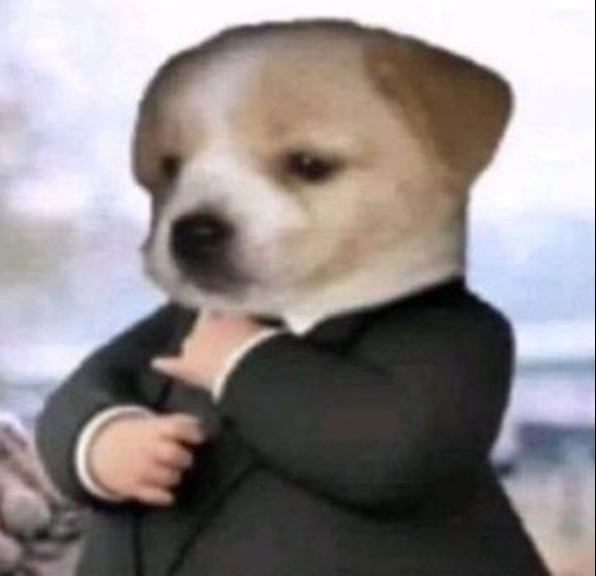
#> input picture data/dog.png, 596 x 576 px, given in place of the camera
$ python FFT.py
#> lines starting #> are read from the running program, lines starting #| are printed output that depends on the picture; after the words box and inside, x2 and y2 are one past the last pixel; in counts of white or black regions, pixels touching at a corner belong together
# extract raw image to frequency chart
import cv2
import numpy as np

cap = cv2.VideoCapture(0)

while True:
    ret, frame = cap.read()
#> frame is the input picture: shape (576, 596, 3); mean B, G, R 135.6, 135.6, 142.6
    if not ret:
        break

    # 1. grayscale
    gray = cv2.cvtColor(frame, cv2.COLOR_BGR2GRAY)
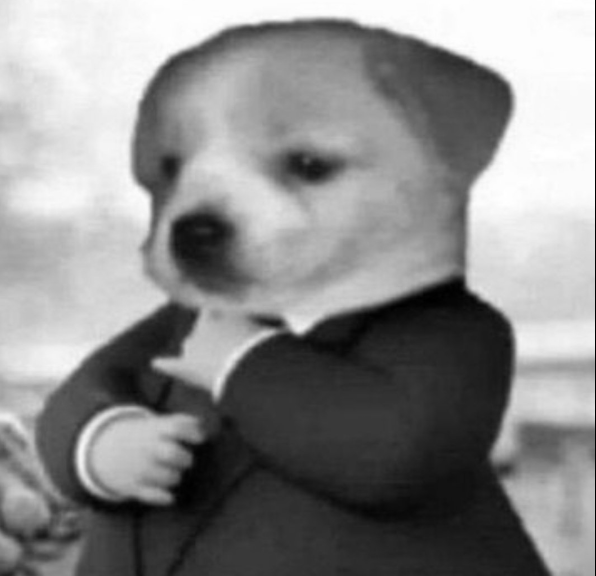
#> gray: shape (576, 596); min 0, max 255, mean 137.7

    # 2. FFT
    f = np.fft.fft2(gray)
    fshift = np.fft.fftshift(f)

    magnitude = np.abs(fshift)

    # 3. get high-frequency
    rows, cols = gray.shape
#> rows = 576; cols = 596
    crow, ccol = rows // 2, cols // 2
#> crow = 288; ccol = 298

    radius = 30
    high_freq = magnitude.copy()
    high_freq[crow-radius:crow+radius, ccol-radius:ccol+radius] = 0
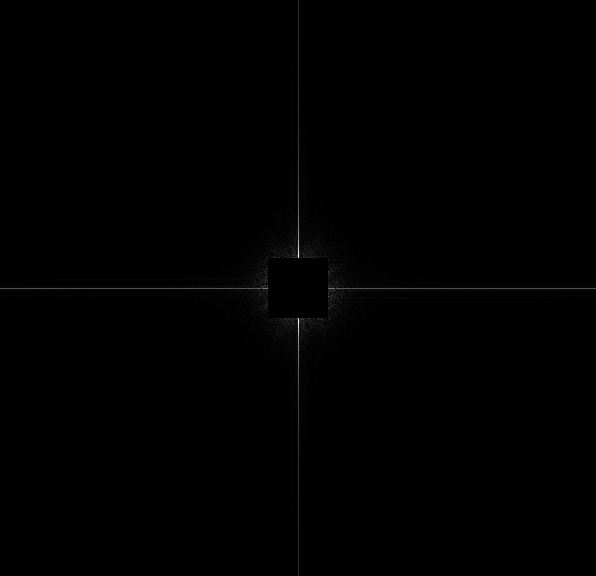
#> high_freq: shape (576, 596) float64; min 0, max 356771.3, mean 1300.2; drawn with min black and max white

    # 4. compute complexity
    complexity = np.mean(high_freq)
#> complexity = 1300.2

    # 5. display text
    cv2.putText(frame, f'Complexity: {int(complexity)}',
                (20, 40), cv2.FONT_HERSHEY_SIMPLEX,
                1, (0, 255, 0), 2)
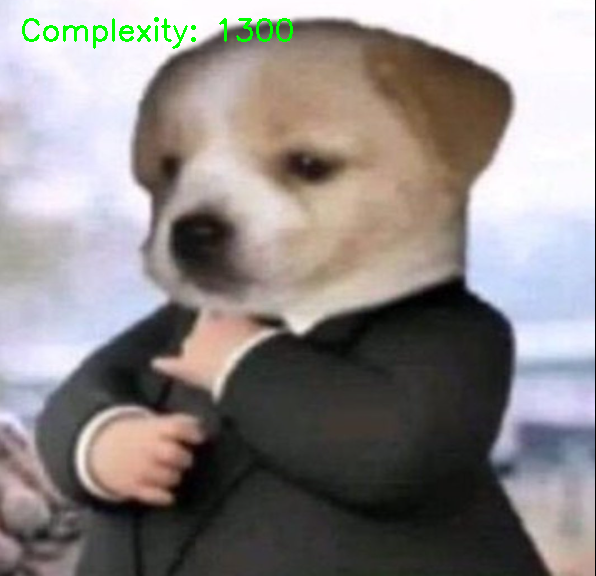
#> frame: shape (576, 596, 3); 0.54% of pixels changed, all inside (x1, y1, x2, y2) = (22, 17, 293, 49)

    # 6. display FFT spectrum (optional)
    spectrum = 20 * np.log(magnitude + 1)
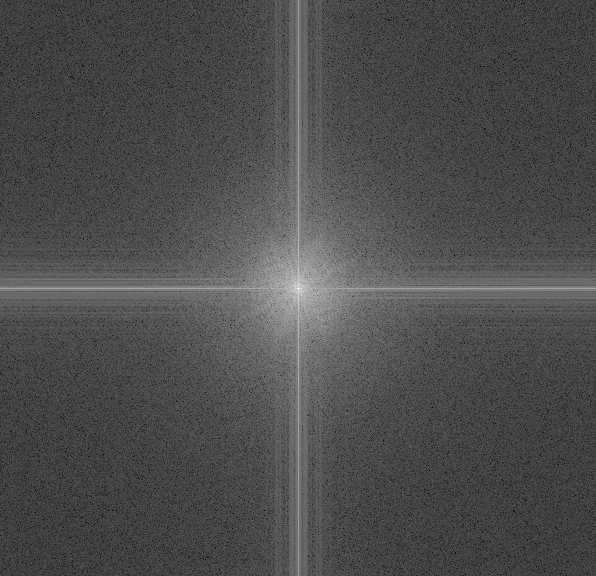
#> spectrum: shape (576, 596) float64; min 16.33, max 353.4, mean 118.6; drawn with min black and max white
    spectrum = cv2.normalize(spectrum, None, 0, 255, cv2.NORM_MINMAX)
    spectrum = spectrum.astype(np.uint8)

    cv2.imshow("Webcam", frame)
    cv2.imshow("FFT Spectrum", spectrum)

    if cv2.waitKey(1) & 0xFF == 27:
#> (key Esc is pressed here)
        break

cap.release()
cv2.destroyAllWindows()

$ run again, on data/frameQA.png
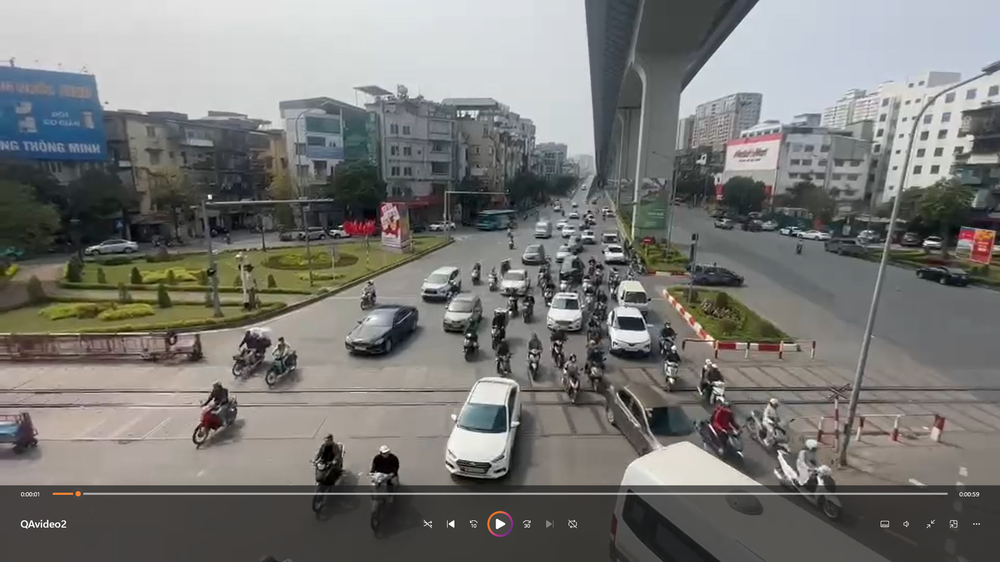
#> input picture data/frameQA.png, 1000 x 562 px, shrunk from 1919 x 1079 before the run, given in place of the camera
#> frame is the input picture: shape (562, 1000, 3); mean B, G, R 117.1, 119.9, 120.3
#> `high_freq[crow-radius:crow+radius, ccol-radius:ccol+radius] = 0`:
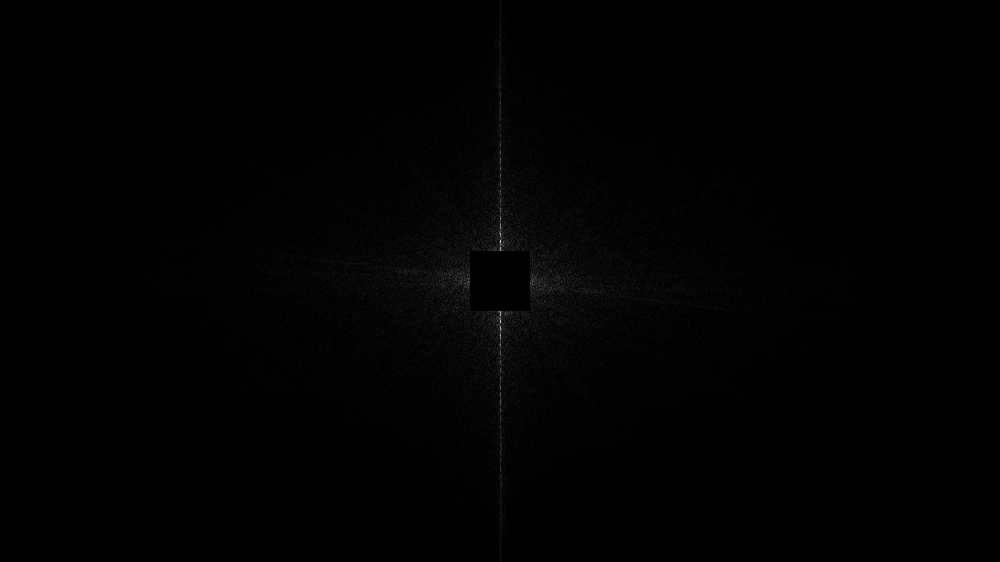
#> high_freq: shape (562, 1000) float64; min 0, max 918230.7, mean 7136.2; drawn with min black and max white
#> complexity = 7136.2
#> frame: shape (562, 1000, 3); 0.32% of pixels changed, all inside (x1, y1, x2, y2) = (22, 17, 293, 49)
#> `spectrum = 20 * np.log(magnitude + 1)`:
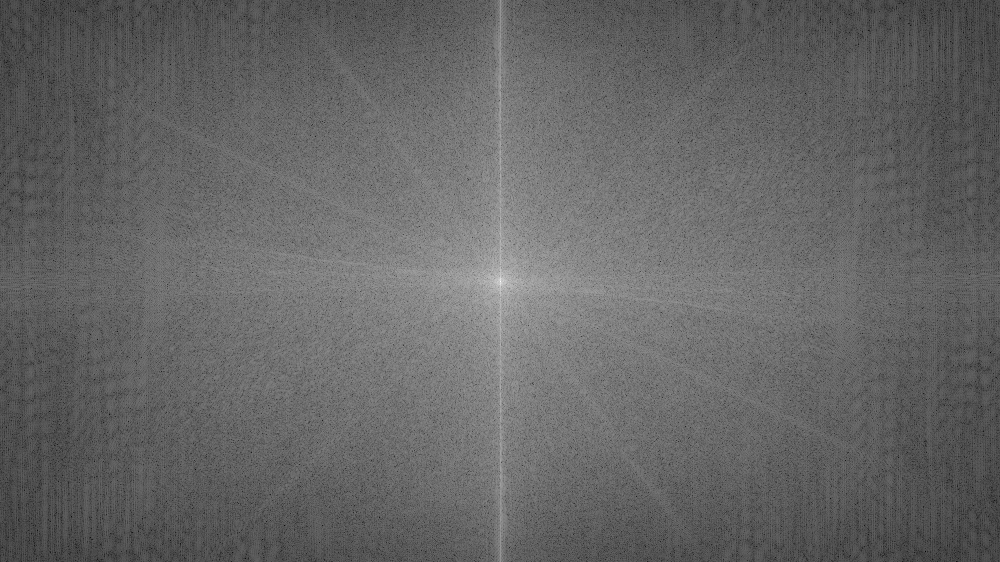
#> spectrum: shape (562, 1000) float64; min 27.28, max 360.5, mean 160.4; drawn with min black and max white
